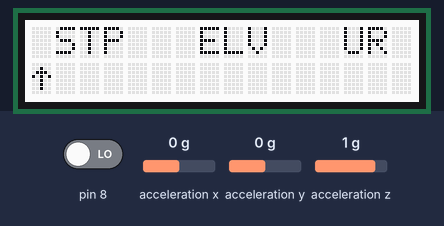
Bench run of a sketch on a simulated Arduino Uno, built with avr-gcc and run on an emulated ATmega328P. Shown: 16×2 character LCD. The test bench sets the inputs (shaded band); at power-on: acceleration x 0 g, acceleration y 0 g, pin 8 LOW, acceleration z 1 g. Random numbers use the default seed unless the sketch sets one.

Above: at 0.19 s.
1.3 s: acceleration x set to -0.6 g
2.8 s: acceleration x set to -0.9 g
At 3.7 s:
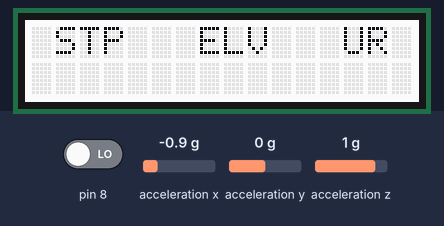
4.4 s: acceleration y set to -0.6 g
5.9 s: acceleration y set to -0.9 g
At 6.2 s:
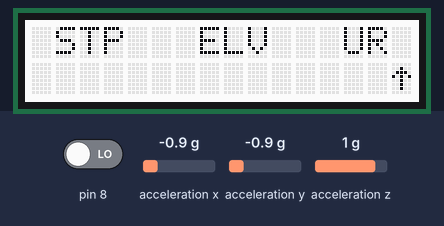
7.5 s: pin 8 driven HIGH
At 8.87 s:
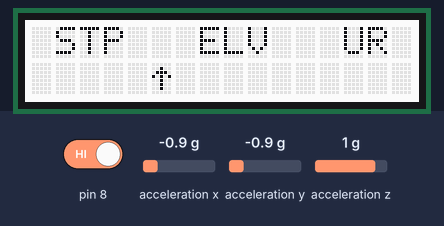
9.0 s: acceleration x set to 0 g
At 9.6 s:
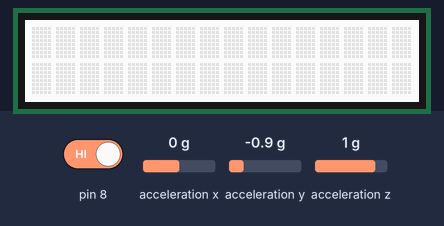
Timing chart, 0 to 11.5 s (numbered marks = the images above; inputs shaded):
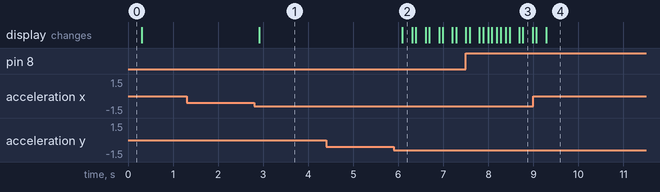

Measured:
- the behaviour switches between -0.7 and -0.8 g on acceleration x (found by bisection; images 0 and 1)
- the behaviour switches between -0.7 and -0.8 g on acceleration y (found by bisection; images 1 and 2)
- after the input at 1.3 s, every drawn part: stays the same
- after the input at 2.8 s, the display: changes after 0.12 s (image 1)
- after the input at 4.4 s, every drawn part: stays the same
- after the input at 5.9 s, the display: changes after 0.19 s (image 2)

The sketch:

Main.ino
```cpp
#include <DS1307.h>
#include <Wire.h>
#include <rgb_lcd.h>
#include <MMA7660.h>

rgb_lcd lcd;
DS1307 ur;
MMA7660 acc;
int currentState;
bool runNav = true;

void setup()
{
  //setup classes
  acc.init();
  lcd.begin(16,2);
  clockSetup(ur);
  counterSetup(8);
  navSetup();
  lcd.clear();
}

void loop()
{
  //opens navigation menu
  if(runNav == true)
  {
    currentState = navigation();
    delay(100);
  }
  //opens function if arrow is under funciton name and button is pressed
  if(currentState == 2)
  {
    lcd.clear();
    clocking(ur, lcd);
    runNav = false;
  }
  else if(currentState == 0)
  {
    lcd.clear();
    counterLoop(8, lcd, 0, 1);
    runNav = false;
  }
  else if(currentState == 1)
  {
    elev();
    runNav = false;
  }
  else{
    currentState = 3;
  }
  //returns to menu if accelerometors x axis is changed drastically
  if(toMenu() == true && currentState != 3){
    lcd.clear();
    runNav = true;
  }
  delay(50);
}
```

BackToMenu.ino
```cpp
float x2, y2, z2;
bool toMenu(){
  acc.getAcceleration(&x2, &y2, &z2);

  if(x2 < -0.7)  //detects if accelerometer is changed towards the x axis
  {
    return true;
  }
  else
  {
    return false;
  }
  if(x2 > -0.6)
  {
    return false;
  }
}
```

ClockFunctions.ino
```cpp
String dayofweek[7]= {"Mand", "Tirs", "Onds", "Tors", "Fred", "Loer", "Soen"};
void clockSetup(DS1307 ur)  // Parameter object of clock
{
  ur.begin(); // Starts the clock
}

void clockDateSetup(DS1307 ur, int y, int m, int d, int h, int mi, int s) // Parameter obj of clock and year, month, day, hour, minute and seconds
{
  ur.begin(); // Starts the clock
  ur.fillByYMD(y,m,d);  //Filling in YMDHMS
  ur.fillByHMS(h,mi,s);
  ur.setTime(); // Set the clock to the filled date
}

void clocking(DS1307 ur, rgb_lcd lcdobj)
{
  ur.getTime(); // Get the time from RTC module
  lcd.setCursor(0,0);
  if(ur.hour < 10)  //Hours, minutes and seconds display on lcd screen, if statement for under 10 to add a zero
  {
    lcdobj.print("0");
    lcdobj.print(ur.hour);
  }
  else
  {
    lcdobj.print(ur.hour);
  }
  lcdobj.print(":");
  if(ur.minute < 10)
  {
    lcdobj.print("0");
    lcdobj.print(ur.minute);
  }
  else
  {
    lcdobj.print(ur.minute);
  }
  lcdobj.print(":");
  if(ur.second < 10)
  {
    lcdobj.print("0");
    lcdobj.print(ur.second);
  }
  else
  {
    lcdobj.print(ur.second);
  }
  lcdobj.setCursor(0,1); // Writes on next line date
  lcdobj.print(ur.dayOfMonth);
  lcdobj.print("/");
  lcdobj.print(ur.month);
  lcdobj.print("/");
  lcdobj.print(ur.year);
  lcdobj.setCursor(12,1); // Further on next line, day
  lcdobj.print(dayofweek[ur.dayOfWeek-1]);
  delay(100); // Add small delay for no flicking screen effect
}
```

CounterFunctions.ino
```cpp
// Declaring scopes and default values
bool pinState;
bool pressedOnce, toggle = false;
double counter = 0;
double a = millis();
double b;
int counterTime[]={};
String seco,minu;
bool minuOnce = false;

// Function to setup the pin of certain pin as argument
void counterSetup(int pinN)
{
  pinMode(pinN, INPUT);
}


void counterLoop(int pinN, rgb_lcd rgbLcd, int x, int y) // Declare function with parameter of pin number of button, Rgb lcd screen object and x, y for position on screen
{
  pinState = digitalRead(pinN); // Reads the pin state given from parameter

  if(pinState == true && pressedOnce == false)  // Button click
  {
    if(toggle == false) // Defines toggle, if clicked once before change to other one
    {
      toggle = true;
    }
    else if(toggle == true) // Resets
    {
      toggle = false;
      rgbLcd.clear();
      rgbLcd.setCursor(x,y);
    }
  }
  if(toggle == true)  // if toggle is true it will keep counting up
  {
    b = millis();
    counter = (b - a)/1000;
  }
  else    // millis function running outside of, toggle if loop, which subtracs b, a value
  {
    a = millis();
  }
  pressedOnce = pinState; // Set pressed once to pin state so first if statement would be false after first loop if hold


  minu = String((int)counter/60); // Converts counter to minutes

  if((int)counter/60 < 10) // add 0 infront to keep 2 digit and 2 decimal on display
  {
    minu = 0+minu;
  }


  seco = String(fmod(counter,60),2); // Converts double to string with 2 decimals

  if(fmod(counter,60) < 9.99) // add 0 infront to keep 2 digit and 2 decimal on display
  {
    seco = 0+seco;
  }
  rgbLcd.setCursor(x,y);    // sets Cursor where needed
  rgbLcd.print(minu + ":" + seco); // Prints output for stoptimer
}
```

NavFunc.ino
```cpp
int nav;
int spot = 0;
float x, y, z;

void navSetup()
{
  //create custom arrow
  byte pointer[8] = {
    0b00000,
    0b00100,
    0b01110,
    0b10101,
    0b00100,
    0b00100,
    0b00100,
    0b00000
  };
  lcd.createChar(1,pointer);
}
int navigation(){
  //detect variation in rotation on the x axis
  acc.getAcceleration(&x, &y, &z);
  lcd.setCursor(0, 0);
  lcd.print(" STP   ELV   UR");
  if(y > 0.7){
    nav = 1;
  }
  else if(y < -0.7){
    nav = 2;
  }

  //detect if user wants to go back to the  main menu
  else if(x < -0.7){
    return 3;
  }
  else{
    nav = 0;
  }

  //movex arrow to the right when accelerometor is moved
  if(nav == 1){
    spot += 1;
    lcd.clear();
    lcd.print(" STP   ELV   UR");
  }
  //moves arrow to the left when accelerometor is moved
  if(nav == 2){
    spot += -1;
    lcd.clear();
    lcd.print(" STP   ELV   UR");
  }

  //prevents arrow from going off screen
  if(spot > 15){
    spot = 0;
    lcd.clear();
    lcd.print(" STP   ELV   UR");
  }
  if(spot < 0){
    spot = 15;
    lcd.clear();
    lcd.print(" STP   ELV   UR");
  }

  //determines arrows position and writes it
  lcd.setCursor(spot, 1);
  lcd.write((unsigned char)1);

  //detects if button is pressed while arrow is under a program
  if (spot == 2 && digitalRead(8) == HIGH || spot == 3 && digitalRead(8) == HIGH || spot == 1 && digitalRead(8) == HIGH)
  {
    return(0);
  }
  if (spot == 7 && digitalRead(8) == HIGH || spot == 8 && digitalRead(8) == HIGH || spot == 9 && digitalRead(8) == HIGH)
  {
    return(1);
  }
  if (spot == 13 && digitalRead(8) == HIGH || spot == 14 && digitalRead(8) == HIGH)
  {
    return(2);
  }
  delay(100);
}
```

RandomElevFunc.ino
```cpp
void elev()
{
  String elev[31]={"Mie","Rasmus","Nelisa","Th0ger","Ismail","Jeppe","William","Anders","Pernille","Emil","Mathias","Freja","Tobias","Haris","Silas","Kasper","Taaha","Jens","Simon","Lovro","Mohammad","Sarah","Jacob","Fahmi","Jabriil","Robert","Jonatan","Mirsad"};

  //takes random name from the string and prints it
  int x = random(0,27);
  if(digitalRead(8) == HIGH)
  {
    lcd.clear();
    lcd.print(elev[x]);
  }
}
```
